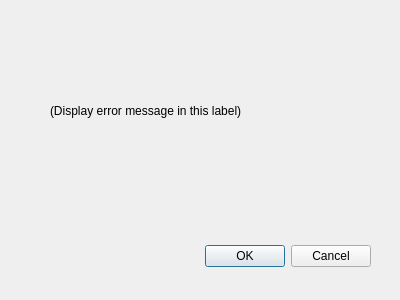
<?xml version="1.0" encoding="UTF-8"?>
<ui version="4.0">
 <class>ErrorPopup</class>
 <widget class="QDialog" name="ErrorPopup">
  <property name="geometry">
   <rect>
    <x>0</x>
    <y>0</y>
    <width>400</width>
    <height>300</height>
   </rect>
  </property>
  <property name="windowTitle">
   <string>Dialog</string>
  </property>
  <widget class="QDialogButtonBox" name="buttonBox">
   <property name="geometry">
    <rect>
     <x>30</x>
     <y>240</y>
     <width>341</width>
     <height>32</height>
    </rect>
   </property>
   <property name="orientation">
    <enum>Qt::Horizontal</enum>
   </property>
   <property name="standardButtons">
    <set>QDialogButtonBox::Cancel|QDialogButtonBox::Ok</set>
   </property>
  </widget>
  <widget class="QLabel" name="errormsg_label">
   <property name="geometry">
    <rect>
     <x>50</x>
     <y>80</y>
     <width>271</width>
     <height>61</height>
    </rect>
   </property>
   <property name="text">
    <string>(Display error message in this label)</string>
   </property>
  </widget>
 </widget>
 <resources/>
 <connections>
  <connection>
   <sender>buttonBox</sender>
   <signal>accepted()</signal>
   <receiver>ErrorPopup</receiver>
   <slot>accept()</slot>
   <hints>
    <hint type="sourcelabel">
     <x>248</x>
     <y>254</y>
    </hint>
    <hint type="destinationlabel">
     <x>157</x>
     <y>274</y>
    </hint>
   </hints>
  </connection>
  <connection>
   <sender>buttonBox</sender>
   <signal>rejected()</signal>
   <receiver>ErrorPopup</receiver>
   <slot>reject()</slot>
   <hints>
    <hint type="sourcelabel">
     <x>316</x>
     <y>260</y>
    </hint>
    <hint type="destinationlabel">
     <x>286</x>
     <y>274</y>
    </hint>
   </hints>
  </connection>
 </connections>
</ui>
